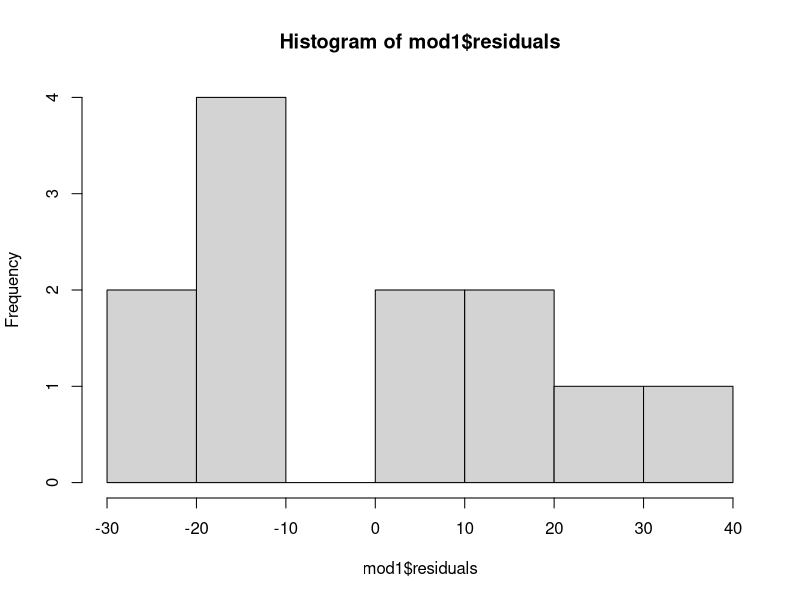

This chart was generated by the following R code: (Note: this script raises an error after producing the figure.)
# RQ1: DATA ANALYSIS
# FIGURE 4: IS THERE A SIGNIFICANT RELATIONSJIP BETWEEN YEAR/TIME AND ACTIVE LAYER 

# Comparison between 4a (up to 2023) and 4b (including 2024/25)


# LOAD LIBRARIES----
library(tidyverse)
library(ggplot2)
library(readxl)


# LOAD DATA----
ald_all_years<-read_excel("datasets/QHI_roots_data/active_layer_thaw_combined.xlsx")


# DATA CLEANING ----
ald_all_years <- ald_all_years %>%
  filter(!is.na(thaw_av)) 


# new data frame just up to 2023
ald_pre2023 <- ald_all_years %>%
  filter(year %in% c(1986:2023))


# DATA ANALYSIS UP TO 2023----
mod1<-lm(thaw_av ~ year, data = ald_pre2023)
summary(mod1)

# highly significant relationship between year and thaw_av up to 2023, with a positive slope of 0.019.
# about a +0.68 cm increase in active layer per year 
# p value < 0.001
# R2= 0.2366 -> good for natural systems with lots of other variables influencing the outcome.


# check assumptions 
shapiro.test(mod1$residuals) 
hist(mod1$residuals)
# shapiro test said not normal but from looking at histogram and plots, residuals look reasonably normal, so we can proceed with the model.(include in appendix)

# bartletts test for homogeneity of variance
bartlett.test(thaw_av ~ as.factor(year), data = ald_pre2023)


# DATA ANALYSIS INCLUDING 2024/25----
mod2<-lm(thaw_av ~ year, data = ald_all_years)
summary(mod2)

# still significant but barely - p value = 0.049, just below 0.05 threshold 
# but point being, including 2024/25 changes the significance/relationship 
# now decreasing active of -0.10 cm per year 
# r2= 0.004348, very weak relationship now 
# essentially this is showing that active layers in 2024 much shallower than 2023

# check assumptions 
shapiro.test(mod2$residuals)
hist(mod2$residuals)
# again pretty normal when plot as histogram 

# was active layer significantly less in 2024 than 2023
ald_2023_2024 <- ald_all_years %>%
  filter(year %in% c(2023, 2024))
t.test(thaw_av ~ as.factor(year), data = ald_2023_2024)
